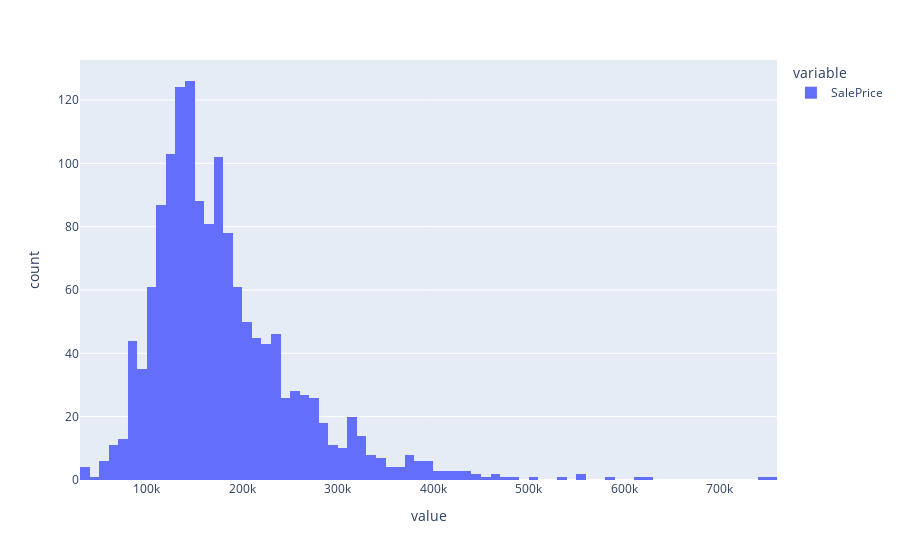

The code cell stored with this chart in its notebook:
### Code cell
px.histogram(df_train['SalePrice'],nbins=100)

### Figure 1 — Plotly figure (JSON) as saved in the notebook; plotly's stock layout.template omitted (floating-point values rounded to 4 significant figures; data arrays with more than 128 entries replaced by an {"elided": "..."} marker saying what was removed)
{"data": [{"alignmentgroup": "True", "bingroup": "x", "hovertemplate": "variable=SalePrice<br>value=%{x}<br>count=%{y}<extra></extra>", "legendgroup": "SalePrice", "marker": {"color": "#636efa"}, "name": "SalePrice", "nbinsx": 100, "offsetgroup": "SalePrice", "orientation": "v", "showlegend": true, "type": "histogram", "x": {"elided": "1460 int values"}, "xaxis": "x", "yaxis": "y"}], "layout": {"autosize": true, "barmode": "relative", "legend": {"title": {"text": "variable"}, "tracegroupgap": 0}, "margin": {"t": 60}, "xaxis": {"anchor": "y", "autorange": true, "domain": [0, 1], "range": [30000.0, 760000.0], "title": {"text": "value"}, "type": "linear"}, "yaxis": {"anchor": "x", "autorange": true, "domain": [0, 1], "range": [0, 132.6], "title": {"text": "count"}}}}
